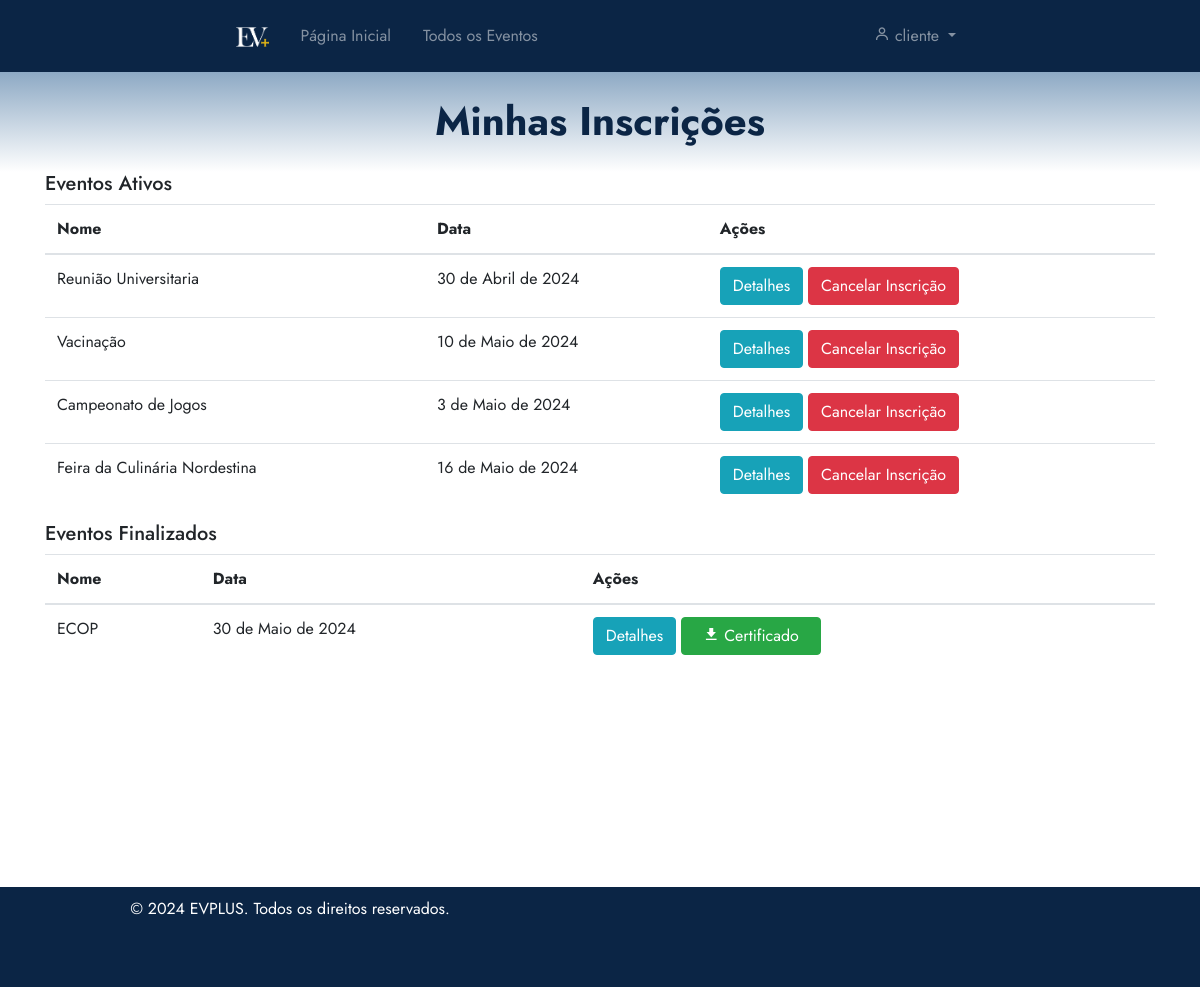
Page /eventos/minhasinscricoes/ (signed in) on the committed database.
### eventos/models.py (models this page shows, shortened)
class Evento(models.Model):
    user = models.ForeignKey(User, on_delete=models.CASCADE)
    clients = models.ManyToManyField(User, through='Inscricao', related_name='eventos')
    name = models.CharField(max_length=100)
    description = models.TextField()
    local = models.CharField(max_length=100)
    date = models.DateField()
    time = models.TimeField()
    category = models.CharField(max_length=100)
    banner = models.ImageField(null=True, blank=True, upload_to='banners/')
    limite_inscricoes = models.PositiveIntegerField(null=True, blank=True, verbose_name="Limite de Inscrições")
    finalizado = models.BooleanField(default=False)
    certificados = models.ManyToManyField(User, through='Certificado', related_name='eventos_certificados')
    avaliacoes = models.ManyToManyField(User, through='Avaliacao', related_name='eventos_avaliados')

### eventos/views.py (the view)
# urls.py: path('minhasinscricoes/', views.listarEventosInscritos, name='minhasinscricoes'),
@login_required
def listarEventosInscritos(request):
    eventos = Evento.objects.filter(clients=request.user, finalizado=False)
    finalizarEvento = Evento.objects.filter(clients=request.user, finalizado=True)
    eventos_e_certificados = {}
    for evento in finalizarEvento:
        certificados = Certificado.objects.filter(evento=evento, participante=request.user)
        eventos_e_certificados[evento] = certificados
    return render(request, 'minhasInscricoes.html', {'eventos': eventos, 'finalizarEvento': finalizarEvento, 'eventos_e_certificados': eventos_e_certificados})

### eventos/templates/minhasInscricoes.html (shortened to what this page needs)
{% extends 'base.html' %}
{% load static %}
{% block 'head' %}
    <link rel="stylesheet" href="{% static 'eventos/css/meuseventos.css' %}">
    <link rel="stylesheet" href="https://maxcdn.bootstrapcdn.com/bootstrap/4.5.2/css/bootstrap.min.css">
{% endblock %}
{% block 'dashboard' %}
    <div class="container">
        <div class="row">
            <div class="col-md-12">
                <h5>Eventos Ativos</h5>
                <table class="table">
                    <thead>
                        <tr>
                            <th>Nome</th>
                            <th>Data</th>
                            <th>Ações</th>
                        </tr>
                    </thead>
                    <tbody>
                        {% for evento in eventos %}
                            <tr>
                                <td>{{ evento.name }}</td>
                                <td>{{ evento.date }}</td>
                                <td>
                                    <a href="{% url 'eventos:detalhes_evento' evento.id %}" class="btn btn-info">Detalhes</a>
                                    {% if perms.eventos.view_evento %}
                                        {% if request.user not in evento.clients.all %}
                                            <a href="{% url 'eventos:inscricao_evento' evento.id %}" class="btn btn-success">Inscrever-se</a>
                                        {% else %}
                                            <a href="#" onclick="confirmarCancelar('{{ evento.id }}')" class="btn btn-danger">Cancelar Inscrição</a>
                                        {% endif %}
                                    {% endif %}
                                </td>
                            </tr>
                        {% endfor %}
                    </tbody>
                </table>
                <h5>Eventos Finalizados</h5>
                <table class="table" style="margin-bottom: 200px;">
                    <thead>
                        <tr>
                            <th>Nome</th>
                            <th>Data</th>
                            <th>Ações</th>
                        </tr>
                    </thead>
                    <tbody>
                        {% for evento, certificados in eventos_e_certificados.items %}
                        <tr>
                            <td>{{ evento.name }}</td>
                            <td>{{ evento.date }}</td>
                            <td>
                                <a href="{% url 'eventos:detalhes_evento' evento.id %}" class="btn btn-info">Detalhes</a>
                                {% if certificados %}
                                <a href="{% url 'eventos:download_certificado' evento.id %}" class="btn btn-success">
                                    <i class="bx bxs-download"></i> Certificado
                                </a>
                                {% endif %}
                            </td>
                        </tr>
                    {% endfor %}
                    </tbody>
                </table>
            </div>
        </div>
    </div>
{% endblock %}

### templates/base.html (shortened to what this page needs)
{% load static %}
<!doctype html>
<html lang="pt-BR">
<head>
  <link rel="stylesheet" href="https://cdn.jsdelivr.net/npm/bootstrap@4.6.1/dist/css/bootstrap.min.css">
  <link rel="stylesheet" href="{% static 'general/css/base.css' %}">
  <link rel="stylesheet" href="{% static 'general/css/general.css' %}">
  <link href='https://unpkg.com/boxicons@2.0.7/css/boxicons.min.css' rel='stylesheet'>
  {% block 'head' %}{% endblock %}
</head>
<body>
  <nav class="navbar navbar-expand-lg navbar-dark p-3">
    <div class="container-fluid">
      <a class="navbar-brand" href="{% url 'home' %}" style="margin-left: 205px;">
        <img src="{% static 'images/LOGO.png' %}" alt="Logo" class="logo">
      </a>
      <div class="collapse navbar-collapse" id="navbarSupportedContent">
        <ul class="navbar-nav mr-auto">
          <li class="nav-item">
            <a class="nav-link mx-2" href="{% url 'home' %}">Página Inicial</a>
          </li>
          <li class="nav-item">
            <a class="nav-link mx-2" href="{% url 'eventos:todos_eventos' %}">Todos os Eventos</a>
          </li>
        </ul>
        <ul class="navbar-nav ml-auto" style="margin-right: 205px;">
          <li class="nav-item dropdown">
            <a class="nav-link dropdown-toggle" href="#" id="navbarDropdown" role="button" data-toggle="dropdown" aria-haspopup="true" aria-expanded="false">
              <i class='bx bx-user'></i>
              {% if user.is_authenticated %}
                {{ user.username }}
              {% else %}
                <span class="logged-out-indicator">Entre na sua conta!</span>
              {% endif %}
            </a>
          </li>
        </ul>
      </div>
    </div>
  </nav>
  <section class="home-section">
    <div class="page-topo" id="page-topo">
      <h1 class="main-title" id="page-topo-title"></h1>
    </div>
    {% block 'dashboard' %}
    {% endblock %}
  </section>
  <footer class="footer">
    <div class="container">
        <div class="row">
            <div class="col-md-6">
                <p style="margin-right: 50px;">&copy; 2024 EVPLUS. Todos os direitos reservados.</p>
            </div>
        </div>
    </div>
  </footer>
</body>
</html>

### templates/static/general/css/base.css (style rules this page uses)
* { margin: 0; padding: 0; box-sizing: border-box; font-family: "Jost" , sans-serif; }
.main-title { position: relative; color: var(--dark-color); font-size: 40px; top: 25px; font-weight: bold; text-align: center; z-index: 3; }
.page-topo { position: relative; margin-left: 0px; width: 100%; height: 100px; background-image: linear-gradient(to bottom, var(--main-color), white); z-index: 2; }
.logo { max-height: 20px; transition: max-height 0.5s ease; }
.footer { position: relative; bottom: 0; width: 100%; height: 100px; background-color: var(--dark-color); color: white; text-align: center; padding-top: 10px; margin-top: 20px; }
.navbar { --dark-color: #0b2545; background-color: var(--dark-color); }

### templates/static/general/css/general.css (style rules this page uses)
:root { --main-color: #8da9c4; --dark-color: #0b2545; --light-color: #eef4ed; --contrast-color: #467afd; --differential-color: #134074; }

### templates/static/eventos/css/meuseventos.css (style rules this page uses)
.btn-success { padding: 6px; height: 38px; width: 140px; }
.h5, h5 { margin-top: 20px; }

### rows in the picture
Evento: name "Reunião Universitaria", date "30 de Abril de 2024"
Evento: name "Vacinação", date "10 de Maio de 2024"
Evento: name "Campeonato de Jogos", date "3 de Maio de 2024"
Evento: name "Feira da Culinária Nordestina", date "16 de Maio de 2024"
Evento: name "ECOP", date "30 de Maio de 2024"

### other values in the picture
{{ user.username }} "cliente"
